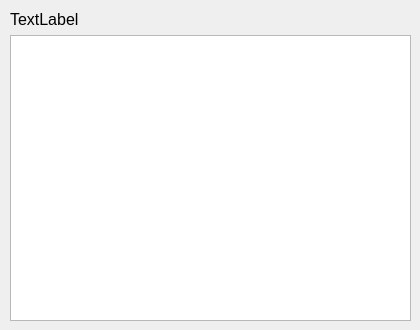
<?xml version="1.0" encoding="UTF-8"?>
<ui version="4.0">
 <class>ServerDialog</class>
 <widget class="QDialog" name="ServerDialog">
  <property name="geometry">
   <rect>
    <x>0</x>
    <y>0</y>
    <width>420</width>
    <height>330</height>
   </rect>
  </property>
  <property name="windowTitle">
   <string>Dialog</string>
  </property>
  <widget class="QWidget" name="layoutWidget">
   <property name="geometry">
    <rect>
     <x>10</x>
     <y>10</y>
     <width>401</width>
     <height>311</height>
    </rect>
   </property>
   <layout class="QVBoxLayout" name="verticalLayout">
    <item>
     <widget class="QLabel" name="lblServerIP">
      <property name="font">
       <font>
        <pointsize>12</pointsize>
       </font>
      </property>
      <property name="text">
       <string>TextLabel</string>
      </property>
     </widget>
    </item>
    <item>
     <widget class="QTextBrowser" name="txtBServerInfo">
      <property name="font">
       <font>
        <pointsize>10</pointsize>
       </font>
      </property>
     </widget>
    </item>
   </layout>
  </widget>
 </widget>
 <resources/>
 <connections/>
</ui>
